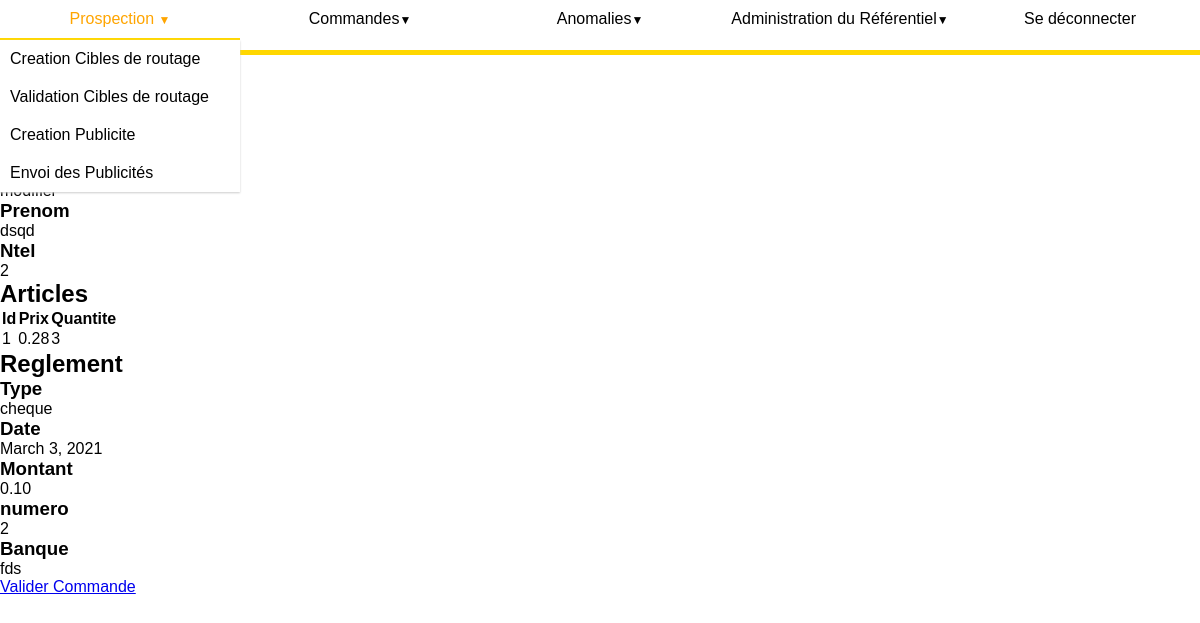
The app's page /commandes/createCommandeRecap/1 (signed in) with its own data.
### Commandes/models.py (models this page shows)
class Commande(models.Model):
    client = ForeignKey(Individu, on_delete=CASCADE)
    valide = models.BooleanField(default=False)

class Vente(models.Model):
    commande = ForeignKey(Commande, on_delete=CASCADE)
    article = ForeignKey(Article, on_delete=CASCADE)
    quantite = models.PositiveIntegerField()

class Reglement(models.Model):
    commande = ForeignKey(Commande, on_delete=CASCADE)
    numero = models.PositiveIntegerField()
    date = models.DateField()
    montant = models.DecimalField(
        max_digits=6, decimal_places=2, validators=[MinValueValidator(0)])
    type_cheque = 'cheque'
    type_carte = 'carte'
    type_choix = ((type_cheque, 'cheque'), (type_carte, 'carte'))
    type = models.CharField(
        max_length=15, choices=type_choix, default=type_carte)
    banque = models.CharField(max_length=50, null=True, blank=True)
    date_expiration = models.DateField(null=True, blank=True)

### referentiel/models.py (models this page shows, shortened)
class Individu(models.Model):
    nom = models.CharField(max_length=50)
    prenom = models.CharField(max_length=50)
    datenaissance = models.DateField()
    ntel = models.DecimalField(max_digits=10, decimal_places=0)
    mail = models.EmailField(null=True)
    adresse = models.ForeignKey(Adresse, on_delete=models.CASCADE)
    catprofessionnelle = models.ForeignKey(
        Catprofessionnelle, on_delete=models.CASCADE)
    prospect = "PROSPECT"
    client = "CLIENT"
    interdit = "INTERDIT"
    cat_choix = [(prospect, "possible client"),
                 (client, "client"),
                 (interdit, " client interdit")
                 ]
    catcommerciale = models.CharField(
        max_length=20, choices=cat_choix, default=prospect)

class Article(models.Model):
    designation = models.CharField(max_length=200)
    prix = models.DecimalField(max_digits=6, decimal_places=2)

### Commandes/views.py (the view)
# urls.py: path('createCommandeRecap/<str:pk>', views.commandeRecap, name='createCommandeRecap'),
@permission_required("utilisateurs.perm_commandes")
def commandeRecap(request, pk):
    commande = get_object_or_404(Commande, pk=pk)
    articles = Vente.objects.filter(commande=commande)
    reglement = Reglement.objects.get(commande=commande)
    contexte = {'commande': commande,
                'articles': articles, 'reglement': reglement}
    return render(request, 'commandes/commandeRecap.html', contexte)

### Commandes/templates/commandes/commandeRecap.html
{% extends 'referentiel/referentiel_view.html' %}
{%block content %}
<h1>Commande {{commande.pk}}</h1>
<h2>Individu</h2>
<h3>Id</h3>
<p>{{commande.client.pk}}</p>
<h3>Nom</h3>
<p>{{commande.client.nom}}</p>
<h3>Prenom</h3>
<p>{{commande.client.prenom}}</p>
<h3>Ntel</h3>
<p>{{commande.client.ntel}}</p>
<h2>Articles</h2>
<table>
    <th>Id</th>
    <th>Prix</th>
    <th>Quantite</th>
    {% for a in articles %}
    <tr>
        <td>{{a.article.id}}</td>
        <td>{{a.article.prix}}</td>
        <td>{{a.quantite}}</td>
    </tr>
    {% endfor %}
</table>
<h2>Reglement</h2>
<h3>Type</h3>
<p>{{reglement.type}}</p>
<h3>Date</h3>
<p>{{reglement.date}}</p>
<h3>Montant</h3>
<p>{{reglement.montant}}</p>
<h3>numero</h3>
<p>{{reglement.numero}}</p>
{% if reglement.type == 'cheque' %}
<h3>Banque</h3>
<p>{{reglement.banque}}</p>
{% else %}
<h3>Date expiration</h3>
<p>{{reglement.date_expiration}}</p>
{% endif %}
<a href="{% url 'commandes:validiteCommande' pk=commande.pk %}">Valider Commande</a>
{%endblock content %}

### referentiel/static/referentiel/navigationbar.css (style rules this page uses)
* { margin: 0px; padding: 0px; font-family: Avenir, sans-serif; }

### records on screen
Commande: client.prenom "dsqd", client.ntel "2"
Vente: article.id "1", article.prix "0.28", quantite "3"
Reglement: type "cheque", date "March 3, 2021", montant "0.10", numero "2", banque "fds"
